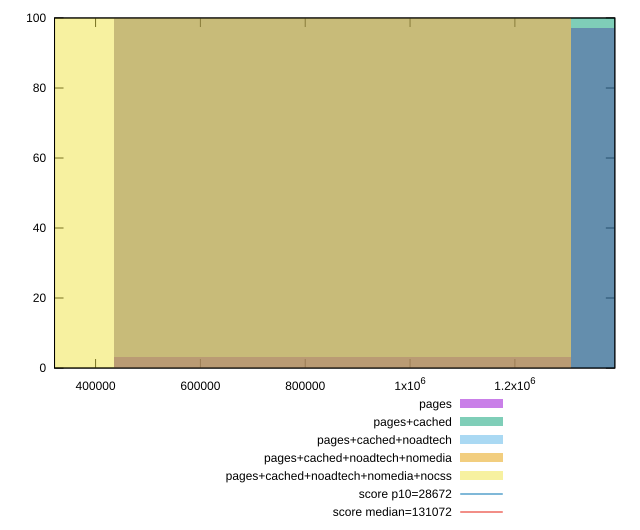

Reproduce this figure in gnuplot.
reset

$pages <<EOF
1741521.1141605496 97
870760.5570802748 3
EOF

$pagesCached <<EOF
1741521.1141605496 100
EOF

$pagesCachedNoadtech <<EOF
870760.5570802748 100
EOF

$pagesCachedNoadtechNomedia <<EOF
870760.5570802748 100
EOF

$pagesCachedNoadtechNomediaNocss <<EOF
0 100
EOF

set key outside below
set boxwidth 870760.5570802748
set xrange [321704.2333333333:1390681.6235673493]
set yrange [0:100]
set trange [0:100]
set style fill transparent solid 0.5 noborder

set parametric
set terminal svg size 640, 530 enhanced background rgb 'white'
set output "report_00019_2021-02-10T18-14-37.922Z//uses-long-cache-ttl/comparison/histogram/all_raw.svg"

plot $pages title "pages" with boxes, \
     $pagesCached title "pages+cached" with boxes, \
     $pagesCachedNoadtech title "pages+cached+noadtech" with boxes, \
     $pagesCachedNoadtechNomedia title "pages+cached+noadtech+nomedia" with boxes, \
     $pagesCachedNoadtechNomediaNocss title "pages+cached+noadtech+nomedia+nocss" with boxes, \
     28672,t title "score p10=28672", \
     131072,t title "score median=131072"

reset
